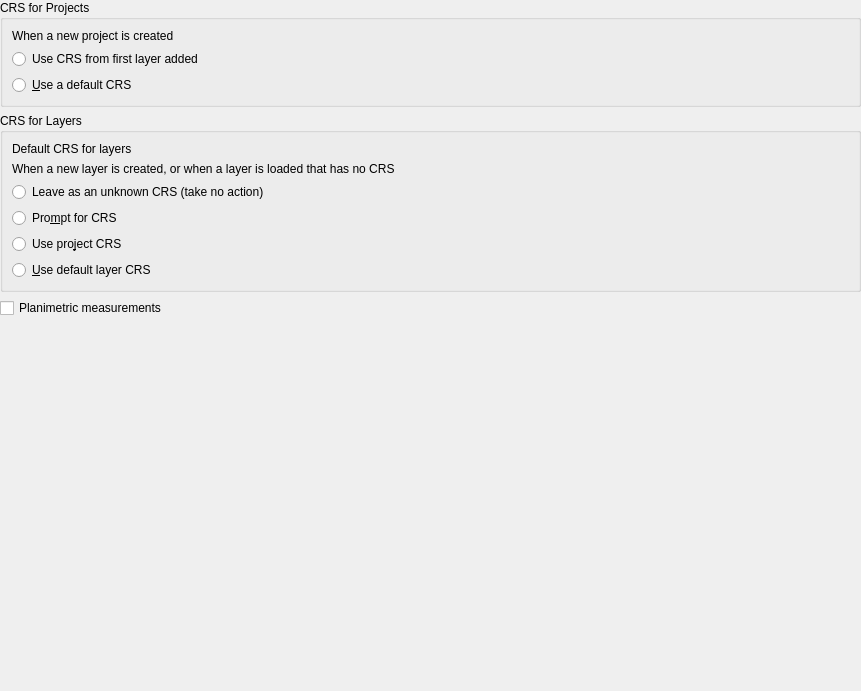
             <widget class="QWidget" name="mOptionsScrollAreaContents_08">
              <property name="geometry">
               <rect>
                <x>0</x>
                <y>0</y>
                <width>861</width>
                <height>691</height>
               </rect>
              </property>
              <layout class="QGridLayout" name="gridLayout_15">
               <property name="leftMargin">
                <number>0</number>
               </property>
               <property name="topMargin">
                <number>0</number>
               </property>
               <property name="rightMargin">
                <number>0</number>
               </property>
               <property name="bottomMargin">
                <number>0</number>
               </property>
               <item row="3" column="0">
                <widget class="QgsCollapsibleGroupBox" name="grpProjectionBehavior">
                 <property name="title">
                  <string>CRS for Layers</string>
                 </property>
                 <layout class="QGridLayout" name="gridLayout_14" columnstretch="0,1">
                  <item row="0" column="1">
                   <widget class="QgsProjectionSelectionWidget" name="leLayerGlobalCrs" native="true">
                    <property name="enabled">
                     <bool>true</bool>
                    </property>
                    <property name="focusPolicy">
                     <enum>Qt::StrongFocus</enum>
                    </property>
                   </widget>
                  </item>
                  <item row="1" column="0" colspan="2">
                   <widget class="QLabel" name="label_8">
                    <property name="sizePolicy">
                     <sizepolicy hsizetype="Preferred" vsizetype="Maximum">
                      <horstretch>0</horstretch>
                      <verstretch>0</verstretch>
                     </sizepolicy>
                    </property>
                    <property name="text">
                     <string>When a new layer is created, or when a layer is loaded that has no CRS</string>
                    </property>
                    <property name="wordWrap">
                     <bool>true</bool>
                    </property>
                   </widget>
                  </item>
                  <item row="4" column="0" colspan="2">
                   <widget class="QRadioButton" name="radUseProjectProjection">
                    <property name="text">
                     <string>Use pro&amp;ject CRS</string>
                    </property>
                   </widget>
                  </item>
                  <item row="0" column="0">
                   <widget class="QLabel" name="label_16">
                    <property name="text">
                     <string>Default CRS for layers</string>
                    </property>
                   </widget>
                  </item>
                  <item row="5" column="0" colspan="2">
                   <widget class="QRadioButton" name="radUseGlobalProjection">
                    <property name="text">
                     <string>&amp;Use default layer CRS</string>
                    </property>
                   </widget>
                  </item>
                  <item row="3" column="0" colspan="2">
                   <widget class="QRadioButton" name="radPromptForProjection">
                    <property name="text">
                     <string>Pro&amp;mpt for CRS</string>
                    </property>
                   </widget>
                  </item>
                  <item row="2" column="0">
                   <widget class="QRadioButton" name="radCrsNoAction">
                    <property name="text">
                     <string>Leave as an unknown CRS (take no action)</string>
                    </property>
                   </widget>
                  </item>
                 </layout>
                </widget>
               </item>
               <item row="5" column="0">
                <spacer name="verticalSpacer">
                 <property name="orientation">
                  <enum>Qt::Vertical</enum>
                 </property>
                 <property name="sizeHint" stdset="0">
                  <size>
                   <width>20</width>
                   <height>40</height>
                  </size>
                 </property>
                </spacer>
               </item>
               <item row="2" column="0">
                <widget class="QgsCollapsibleGroupBox" name="grpProjectProjection">
                 <property name="title">
                  <string>CRS for Projects</string>
                 </property>
                 <layout class="QGridLayout" name="gridLayout_27" columnstretch="0,1">
                  <item row="0" column="0" colspan="2">
                   <widget class="QLabel" name="label_42">
                    <property name="sizePolicy">
                     <sizepolicy hsizetype="Preferred" vsizetype="Maximum">
                      <horstretch>0</horstretch>
                      <verstretch>0</verstretch>
                     </sizepolicy>
                    </property>
                    <property name="text">
                     <string>When a new project is created</string>
                    </property>
                    <property name="wordWrap">
                     <bool>true</bool>
                    </property>
                   </widget>
                  </item>
                  <item row="2" column="1">
                   <widget class="QgsProjectionSelectionWidget" name="leProjectGlobalCrs" native="true">
                    <property name="minimumSize">
                     <size>
                      <width>0</width>
                      <height>5</height>
                     </size>
                    </property>
                    <property name="focusPolicy">
                     <enum>Qt::StrongFocus</enum>
                    </property>
                   </widget>
                  </item>
                  <item row="2" column="0">
                   <widget class="QRadioButton" name="radProjectUseDefaultCrs">
                    <property name="text">
                     <string>&amp;Use a default CRS</string>
                    </property>
                   </widget>
                  </item>
                  <item row="1" column="0" colspan="2">
                   <widget class="QRadioButton" name="radProjectUseCrsOfFirstLayer">
                    <property name="text">
                     <string>Use CRS from first layer added</string>
                    </property>
                   </widget>
                  </item>
                 </layout>
                </widget>
               </item>
               <item row="4" column="0">
                <widget class="QCheckBox" name="mPlanimetricMeasurementsComboBox">
                 <property name="text">
                  <string>Planimetric measurements</string>
                 </property>
                </widget>
               </item>
              </layout>
             </widget>
